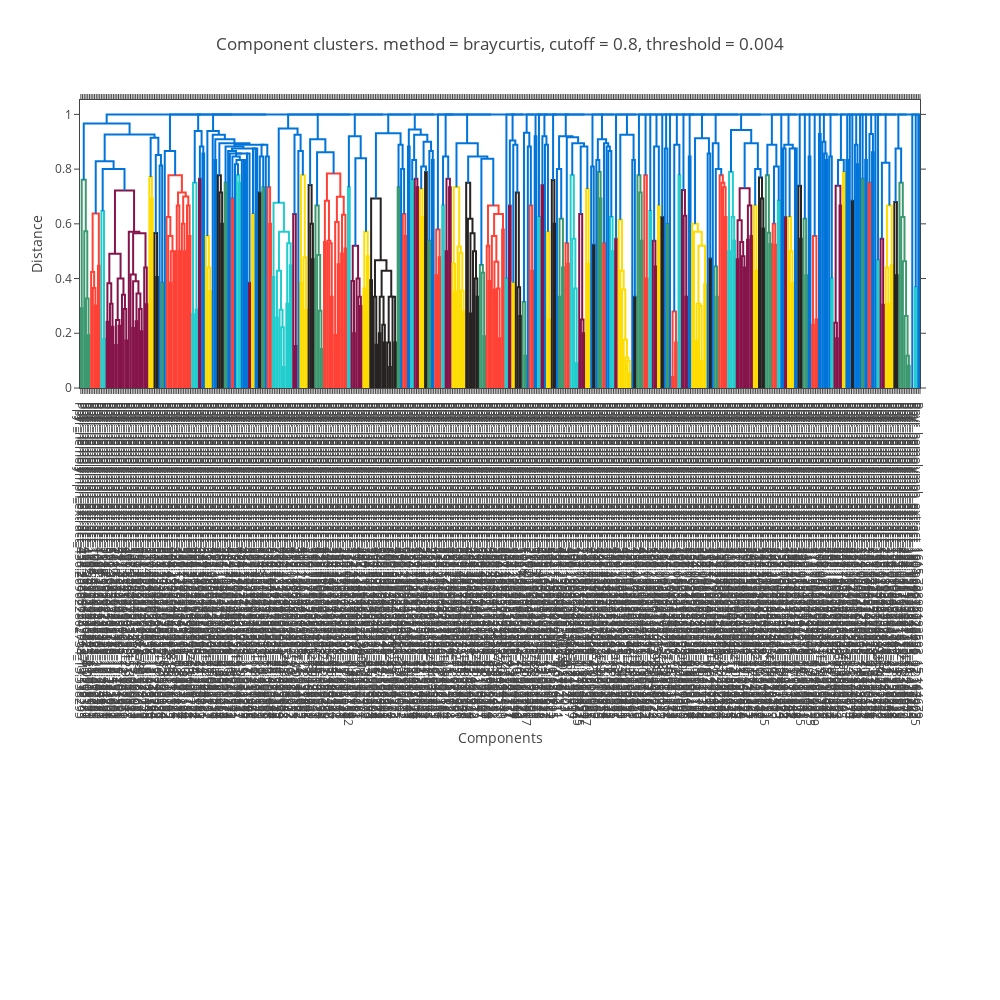

Write notebook code for a chart like this one.
### Markdown cell above
Note that the width and height values are in pixels.
If your sample names are fairly long like ours are, you might like to fiddle with the height.
You can navigate to the .html file and open it in your favourite browser.

Since you're already using a Jupyter notebook you might like to plot the tree inline with your other analysis.
We can do that using some plotly functionality.

The `plot` method returns a Plotly `Figure` object which you can use with normal plotly functions.
So we can use the `notebook_mode` to show it inline.

### Code cell
# Make it a bit smaller this time
iplot = new_tree.plot(width=1000, height=1000)

# for visualising plot inline
# You only need to set connected to True once per notebook,
# but doing it multiple times won't hurt.
plotly.offline.init_notebook_mode(connected=True)

plotly.offline.iplot(iplot)
